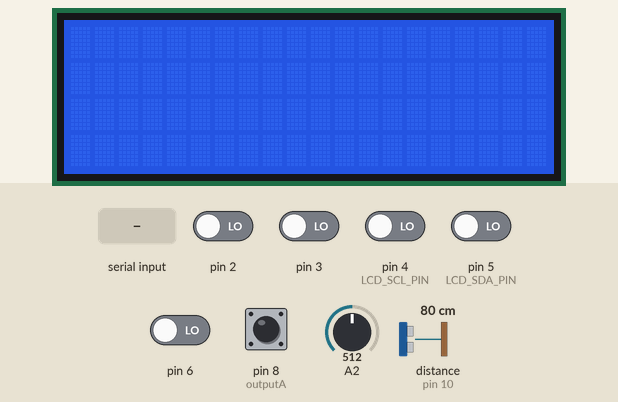
This sketch was run on a simulated Arduino Uno, built with avr-gcc and run on an emulated ATmega328P. On the bench: 20×4 character LCD. Wiring (inferred from the names in the program): ultrasonic range finder: trigger pin 9; echo pin 10. The test bench sets the inputs (shaded band); at power-on: pin 8 (outputA) HIGH, pin 2, pin 3, pin 4 (LCD_SCL_PIN), pin 5 (LCD_SDA_PIN), pin 6 LOW, A2 = 512, distance to the obstacle (sensor on pin 10) 80 cm. The echo pulse lasts 58.3 µs per cm; what the sketch prints to the serial monitor is not drawn.

Above: at 1.2 s.
1.3 s: "1\n" received over Serial
2.8 s: "0\n" received over Serial
At 3.6 s:
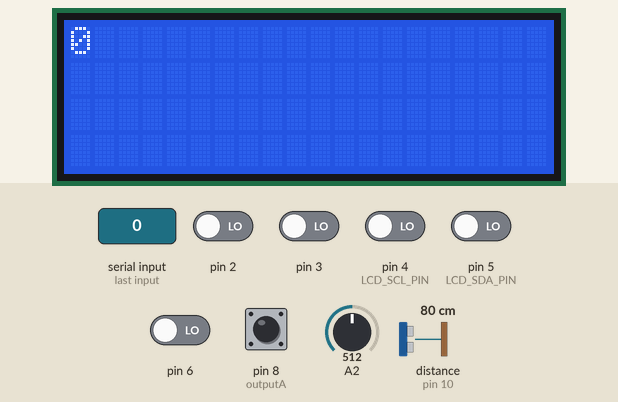
7.3 s: A2 set to 104
10.3 s: A2 set to 94
11.8 s: "2\n" received over Serial
Timing chart, 0 to 14.3 s (numbered marks = the images above; inputs shaded):
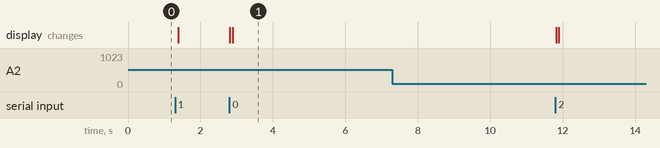

Measured:
- after the input at 2.8 s, the display: first changes at once (image 1 shows a later state)
- after the input at 7.3 s, every drawn part: stays the same
- after the input at 10.3 s, every drawn part: stays the same

The sketch:

C1.ino
```cpp
int button = 0;
int flip = 0;
int matrix[] = {0,0,0};
int rotary = 0;
int sonic = 0;
int slider = 0;

//LCD
#include <LiquidCrystal_I2C.h>
// NOTE: On the nanos, only A4 and A5 can be used, dont use any other pins
#define LCD_SCL_PIN 4 //Analog
#define LCD_SDA_PIN 5 //Analog
LiquidCrystal_I2C lcd(0x27, 2, 1, 0, LCD_SCL_PIN, LCD_SDA_PIN, 6, 7, 3, POSITIVE);  // Set the LCD I2C address
String instruction;

//ultra sonic
int trigPin = 9;
int echoPin = 10;

//Rotary
int outputA = 8;
int outputB = 7;
int aState;
int aLastState;


void setup() {
  Serial.begin(9600);
  pinMode(2,INPUT);
  pinMode(3,INPUT);
  pinMode(4,INPUT);
  pinMode(5,INPUT);
  pinMode(6,INPUT);
  pinMode(A2,INPUT);
  pinMode(A3,INPUT);

// ultrasonic
  pinMode(echoPin,INPUT);
  pinMode(trigPin,OUTPUT);


  //rotary
  pinMode(outputA,INPUT);
  pinMode(outputB,INPUT);
  aLastState = digitalRead(outputA);

  //LCD
  lcd.begin(20,4);
}

void clearText() {
    lcd.setCursor(0,0);
    lcd.print("                                                                                ");
 }

void printText() {
    lcd.setCursor(0,0);
    lcd.print(instruction.substring(0,20));
    lcd.setCursor(0,1);
    lcd.print(instruction.substring(20,40));
    lcd.setCursor(0,2);
    lcd.print(instruction.substring(40,60));
    lcd.setCursor(0,3);
    lcd.print(instruction.substring(60,80));

}

void loop() {

  //get info
  if(Serial.available()>0){
    clearText();
    //digitalWrite(10,HIGH);
    instruction = Serial.readStringUntil('\r\n');
    //inHolder.toCharArray(instruction,81);
    //Serial.print(instruction);
    printText();
    //Serial.println(instruction);
  }
  else{
    //digitalWrite(10,LOW);
  }

  //rotary
  aState = digitalRead(outputA);
  if(aState != aLastState){
    if(digitalRead(outputB) != aState){
      rotary ++;
    } else {
      //rotary --;
    }
  }
  aLastState = aState;


  //ultra sonic
  digitalWrite(trigPin, LOW);
  delayMicroseconds(5);
  digitalWrite(trigPin, HIGH);
  delayMicroseconds(10);
  digitalWrite(trigPin, LOW);
  sonic = (pulseIn(echoPin,HIGH)/2) / 29.1;

  button = digitalRead(2);
  flip = digitalRead(3);
  slider = analogRead(A2);
  matrix[0] = digitalRead(4);
  matrix[1] = digitalRead(5);
  matrix[2] = digitalRead(6);


  Serial.print(button);
  Serial.print(',');
  Serial.print(flip);
  Serial.print(',');
  Serial.print(matrix[0]);
  Serial.print(',');
  Serial.print(matrix[1]);
  Serial.print(',');
  Serial.print(matrix[2]);
  Serial.print(',');
  Serial.print(rotary);
  Serial.print(',');
  Serial.print(sonic);
  Serial.print(',');
  Serial.println(slider);

  delay(2);

}
```
